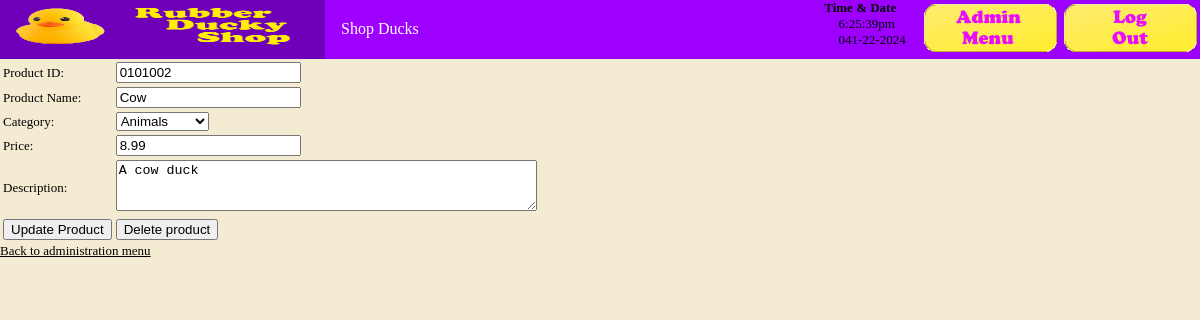
/edit_product_form.php?productid=0101002 (signed in), run on the app's committed database.
### tables this page shows
create table product
(
   productid char(7) not null primary key,
   title char(100),
   catid int unsigned,
   price float(4,2) not null,
   description varchar(255)
);

create table categories
(
  catid int unsigned not null auto_increment primary key,
  catname char(60) not null
);

### product_fns.php (called while the page is built, shortened)
<?php
function get_categories() {
   $conn = db_connect();
   $query = "select catid, catname from categories";
   $result = @$conn->query($query);
   $num_cats = @$result->num_rows;
   $result = db_result_to_array($result);
   return $result;
}
function get_product_details($productid) {
  $conn = db_connect();
  $query = "select * from product where productid='".$conn->real_escape_string($productid)."'";
  $result = @$conn->query($query);
  $result = @$result->fetch_assoc();
  return $result;
}
?>

### db_fns_duck.php (called while the page is built, shortened)
<?php
function db_result_to_array($result) {
   $res_array = array();
   for ($count=0; $row = $result->fetch_assoc(); $count++) {
     $res_array[$count] = $row;
   }
   return $res_array;
}
?>

### admin_fns_duck.php (the view, shortened to what this page needs)
<?php
function display_product_form($product = '') {
  $edit = is_array($product);
?>
  <form method="post"
        action="<?php echo $edit ? 'edit_product.php' : 'insert_product.php';?>">
  <table border="0">
  <tr>
    <td>Product ID:</td>
    <td><input type="text" name="productid"
         value="<?php echo htmlspecialchars($edit ? $product['productid'] : ''); ?>" /></td>
  </tr>
  <tr>
    <td>Product Name:</td>
    <td><input type="text" name="title"
         value="<?php echo htmlspecialchars($edit ? $product['title'] : ''); ?>" /></td>
  </tr>
   <tr>
      <td>Category:</td>
      <td><select name="catid">
      <?php
          $cat_array=get_categories();
          foreach ($cat_array as $thiscat) {
               echo "<option value=\"".htmlspecialchars($thiscat['catid'])."\"";
               if (($edit) && ($thiscat['catid'] == $product['catid'])) {
                   echo " selected";
               }
               echo ">".htmlspecialchars($thiscat['catname'])."</option>";
          }
          ?>
          </select>
        </td>
   </tr>
   <tr>
    <td>Price:</td>
    <td><input type="text" name="price"
               value="<?php echo htmlspecialchars($edit ? $product['price'] : ''); ?>" /></td>
   </tr>
   <tr>
     <td>Description:</td>
     <td><textarea rows="3" cols="50"
          name="description"><?php echo htmlspecialchars($edit ? $product['description'] : ''); ?></textarea></td>
    </tr>
    <tr>
      <td <?php if (!$edit) { echo "colspan=2"; }?> align="center">
        <input type="submit"
               value="<?php echo $edit ? 'Update' : 'Add'; ?> Product" />
        </form></td>
        <?php
           if ($edit) {
             echo "<td>
                   <form method=\"post\" action=\"delete_product.php\">
                   <input type=\"hidden\" name=\"productid\"
                    value=\"".htmlspecialchars($product['productid'])."\" />
                   <input type=\"submit\" value=\"Delete product\"/>
                   </form></td>";
            }
          ?>
<?php
}
?>

### output_fns_duck.php (style rules this page uses)
body { font-family: Cooper Black; font-size: 13px ; margin: 0px ; background-color:#F4ECD2 }
li, td { font-family: Cooper Black; font-size: 13px }

### data on the page
product: productid "0101002", title "Cow", catid "Animals", price "8.99", description "A cow duck"

### other printed values
$name "Back to administration menu"
